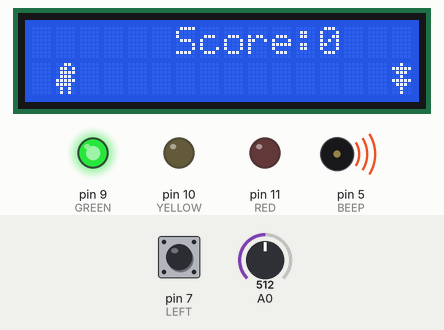
This sketch was run on a simulated Arduino Uno, built with avr-gcc and run on an emulated ATmega328P. Shown: 16×2 character LCD, output pins drawn as LEDs (lit = HIGH), buzzer (waves = sounding). The test bench sets the inputs (shaded band); at power-on: pin 7 (LEFT) HIGH, A0 = 512. Random numbers use the default seed unless the sketch sets one.

Above: at 1.3 s.
1.4 s: pin 7 (LEFT) pulled LOW for 0.15 s
At 1.5 s:
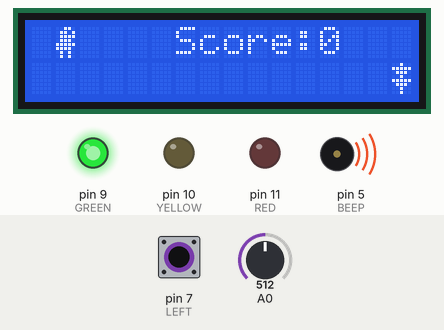
2.1 s: pin 7 (LEFT) pulled LOW for 3.2 s
At 5.5 s:
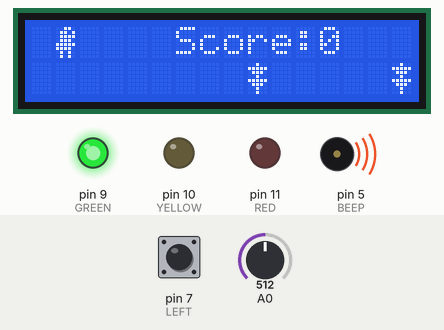
5.9 s: pin 7 (LEFT) pulled LOW for 1 s
At 6.3 s:
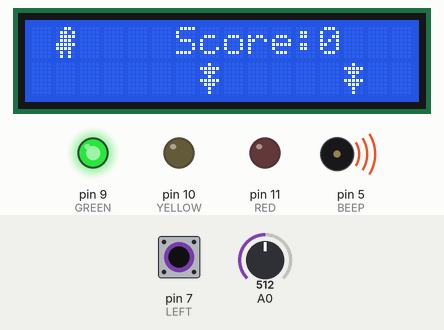
7.5 s: pin 7 (LEFT) pulled LOW for 0.15 s
At 8.0 s:
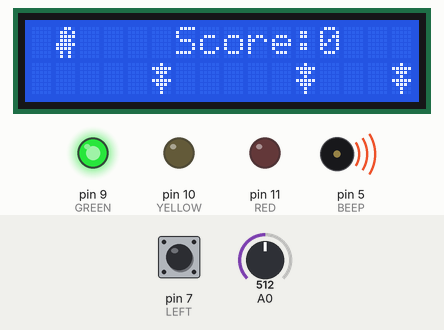
10.3 s: pin 7 (LEFT) pulled LOW for 1 s
At 11.42 s:
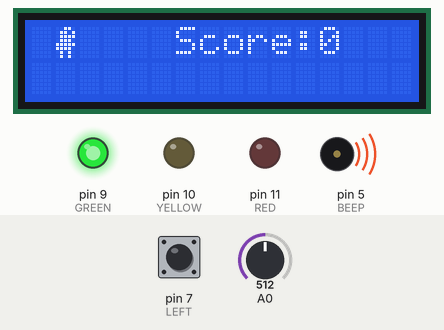
11.9 s: pin 7 (LEFT) driven LOW
At 15.25 s:
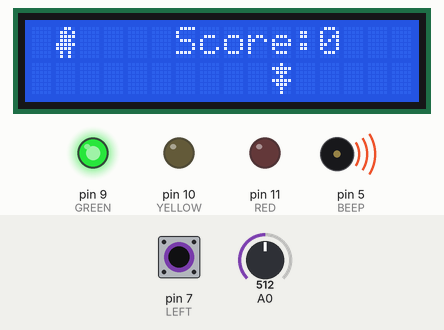
Timing chart, 0 to 19.5 s (numbered marks = the images above; inputs shaded):
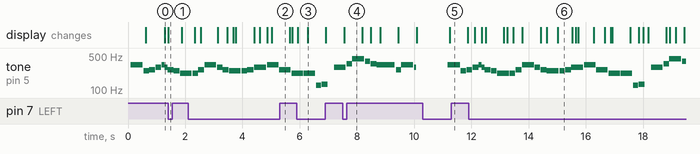

The sketch:

konzole.ino
```cpp
#include <Arduino.h>
// https://github.com/johnrickman/LiquidCrystal_I2C.git
#include <EEPROM.h>
#include <LiquidCrystal_I2C.h>
#include <Wire.h>

#include "music/tetris.h"

#define RED 11
#define YELLOW 10
#define GREEN 9

#define LEFT 7
#define RIGHT 6

#define BEEP 5

#define CHANGE_LEVEL 10

#define CLEAR 0
#define TREE 1
#define DINO 2
#define HEAD 3

// reset
void (*resetFunc)(void) = 0;

const char dino[8] PROGMEM = {0x06, 0x0D, 0x0F, 0x0E, 0x1F, 0x1E, 0x0A, 0x0A};
const char tree[8] PROGMEM = {0x04, 0x1F, 0x0E, 0x04, 0x1F, 0x0E, 0x04, 0x04};
const char clear[8] PROGMEM = {0x00, 0x00, 0x00, 0x00, 0x00, 0x00, 0x00, 0x00};
const char head[8] PROGMEM = {0x00, 0x0E, 0x15, 0x1F, 0x0E, 0x00, 0x0E, 0x00};

LiquidCrystal_I2C lcd(0x27, 16, 2);

int note = 0;
unsigned long int timerSong;
unsigned long int timerGame = 0;
unsigned long int timerDino = 0;
uint16_t fr;
uint16_t length;
byte octave = 0;
bool dinoGround = true;
uint16_t trees = 0;
byte difficulty = 0x7;
uint16_t refresh = 600;
uint16_t score = 0;
uint16_t maxScore;

void setup() {
  // LED setup
  pinMode(RED, OUTPUT);
  pinMode(YELLOW, OUTPUT);
  pinMode(GREEN, OUTPUT);
  digitalWrite(GREEN, HIGH);
  digitalWrite(YELLOW, LOW);
  digitalWrite(RED, LOW);
  // button setup
  pinMode(LEFT, INPUT_PULLUP);
  // pinMode(RIGHT, INPUT_PULLUP);
  // beep setup
  pinMode(BEEP, OUTPUT);
  // random setup
  randomSeed(analogRead(A0));
  // maxScore setup
  maxScore = EEPROM.read(1);
  maxScore <<= 8;
  maxScore |= EEPROM.read(0);
  // lcd setup
  lcd.init();
  lcd.createChar(DINO, dino);
  lcd.createChar(TREE, tree);
  lcd.createChar(CLEAR, clear);
  lcd.createChar(HEAD, head);
  lcd.backlight();
  // Serial setup
  // Serial.begin(9600);
  // start play music
  fr = pgm_read_word_near(song);
  timerSong = millis();
  tone(BEEP, fr);
  // game init
  showDino();
  printScore();
}

void loop() {
  sound();  // play music
  game();
}

void game() {
  if (digitalRead(LEFT) == LOW && dinoGround &&
      (millis() - timerDino) >= (refresh / 3)) {
    dinoGround = false;
    showDino();
    showTrees();
    timerDino = millis();
  }
  if (!dinoGround && (millis() - timerDino) >= ((refresh * 3) >> 1)) {
    dinoGround = true;
    showDino();
    timerDino = millis();
  }
  if (dinoGround && (trees & 0x4000)) {  // end
    lcd.setCursor(1, 0);
    lcd.write(CLEAR);
    lcd.setCursor(1, 1);
    lcd.write(HEAD);
    noTone(BEEP);
    if (score > maxScore) {
      EEPROM.write(0, byte(score));
      EEPROM.write(1, byte(score >> 8));
    }
    lcd.setCursor(3, 1);
    lcd.print(F("MaxScore:"));
    lcd.print(maxScore);
    delay(1000);
    while (digitalRead(LEFT))
      ;
    resetFunc();
  }
  if (millis() - timerGame >= refresh) {
    moveTrees();
    showTrees();
    timerGame = millis();
  }
}

void showDino() {
  if (dinoGround) {
    lcd.setCursor(1, 0);
    lcd.write(CLEAR);
    lcd.setCursor(1, 1);
  } else {
    lcd.setCursor(1, 0);
  }
  lcd.write(DINO);
}

void printScore() {
  lcd.setCursor(6, 0);
  lcd.print(F("Score:"));
  lcd.print(score);
}

void moveTrees() {
  if (random(0, 2) && (trees & difficulty) == 0) {
    trees <<= 1;
    trees |= 0x1;
  } else {
    trees <<= 1;
  }
  if (trees & 0x8000) {
    score++;
    printScore();
    if (score % CHANGE_LEVEL == 0 && difficulty > 1) {
      refresh -= 100;
      led();
      difficulty >>= 1;
    }
  }
}

void showTrees() {
  uint16_t mask = 0x8000;
  for (int i = 0; i < 16; i++) {
    if (!(dinoGround && mask == 0x4000)) {
      lcd.setCursor(i, 1);
      lcd.write(bool(trees & mask));
    }
    mask >>= 1;
  }
}

void led() {
  static byte l = 9;
  digitalWrite(l, LOW);
  l++;
  digitalWrite(l, HIGH);
}

void sound() {  // change tone if needed
  length = pgm_read_word_near(song + 2 * note + 1);
  if ((millis() - timerSong) >= length) {
    if (note == sizeof(song) / 4 - 1) {
      note = 0;
      octave = octave < POSUN ? octave + 1 : 0;
    } else {
      note++;
    }
    fr = pgm_read_word_near(song + 2 * note);
    timerSong = millis();
    if (fr != 0) {
      noTone(BEEP);
      delay(length >> 4);
      tone(BEEP, fr << octave);
    } else {
      noTone(BEEP);
    }
  }
}
```

tetris.h
```cpp
#pragma once
#include "tones.h"
// tetris song
// 140 bpm
#define CTVRT 428 // v ms
#define POSUN 3

const uint16_t song [] PROGMEM = {
    e1, CTVRT, h, CTVRT/2, c1, CTVRT/2, d1, CTVRT/2, e1, CTVRT/4, d1, CTVRT/4, c1, CTVRT/2, h, CTVRT/2,
    a, CTVRT, a, CTVRT/2, c1, CTVRT/2, e1, CTVRT, d1, CTVRT/2, c1, CTVRT/2,
    h, CTVRT, h, CTVRT/2, c1, CTVRT/2, d1, CTVRT, e1, CTVRT,
    c1, CTVRT, a, CTVRT, a, CTVRT, H, CTVRT/2, c, CTVRT/2,
    POMLKA, CTVRT/2, d1, CTVRT, f1, CTVRT/2, a1, CTVRT, g1, CTVRT/2, f1, CTVRT/2,
    e1, CTVRT + CTVRT/2, c1, CTVRT/2, e1, CTVRT, d1, CTVRT/2, c1, CTVRT/2,
    h, CTVRT, h, CTVRT/2, c1, CTVRT/2, d1, CTVRT, e1, CTVRT,
    c1, CTVRT, a, CTVRT, a, CTVRT, POMLKA, CTVRT,
    e1, CTVRT, h, CTVRT/2, c1, CTVRT/2, d1, CTVRT/2, e1, CTVRT/4, d1, CTVRT/4, c1, CTVRT/2, h, CTVRT/2,
    a, CTVRT, a, CTVRT/2, c1, CTVRT/2, e1, CTVRT, d1, CTVRT/2, c1, CTVRT/2,
    h, CTVRT, h, CTVRT/2, c1, CTVRT/2, d1, CTVRT, e1, CTVRT,
    c1, CTVRT, a, CTVRT, a, CTVRT, H, CTVRT/2, c, CTVRT/2,
    POMLKA, CTVRT/2, d1, CTVRT, f1, CTVRT/2, a1, CTVRT, g1, CTVRT/2, f1, CTVRT/2,
    e1, CTVRT + CTVRT/2, c1, CTVRT/2, e1, CTVRT, d1, CTVRT/2, c1, CTVRT/2,
    h, CTVRT, h, CTVRT/2, c1, CTVRT/2, d1, CTVRT, e1, CTVRT,
    c1, CTVRT, a, CTVRT, a, CTVRT, POMLKA, CTVRT,
    e, CTVRT*2, c, CTVRT*2,
    d, CTVRT*2, H, CTVRT*2,
    c, CTVRT*2, A, CTVRT*2,
    Ab, CTVRT*2, H, CTVRT*2,
    e, CTVRT*2, c, CTVRT*2,
    d, CTVRT*2, H, CTVRT, H, CTVRT,
    c, CTVRT, e, CTVRT, a, CTVRT, a, CTVRT,
    ab, CTVRT*3, h, CTVRT
};
```

tones.h
```cpp
#pragma once
// tones and its frequency
#define POMLKA	0
#define G   98
#define Ab  104
#define A   110
#define B   117
#define H   124
#define c   131
#define db  139
#define d   147
#define eb  156
#define e   165
#define f   175
#define gb  185
#define g   196
#define ab  208
#define a	220
#define b	233
#define h	247
#define c1	262
#define d1b	277
#define d1	294
#define e1b	311
#define e1	330
#define f1	349
#define g1b	370
#define g1	392
#define a1b	416
#define a1	440
#define b1	466
#define h1	494
#define c2	523
#define d2b	554
#define d2	587
#define e2b	622
#define e2	659
#define f2	698
#define g2b	740
#define g2	784
#define a2b	831
#define a2	880
#define b2	932
#define h2	988
#define c3	1047
#define d3b	1109
#define d3	1175
#define e3b	1245
#define e3	1319
#define f3	1397
#define g3b	1480
#define g3	1568
#define a3b	1661
#define a3	1760
#define b3	1865
#define h3	1976
#define c4	2093
#define d4b	2217
#define d4	2349
#define e4b	2489
#define e4	2637
#define f4	2794
#define g4b	2960
#define g4	3136
#define a4b	3322
#define a4	3520
#define b4	3729
#define h4	3951
#define c5	4186
#define d5b	4434
#define d5	4698
#define e5b	4978
#define e5	5274
#define f5	5588
#define g5b	5920
#define g5	6272
#define a5b	6644
#define a5	7040
#define b5	7458
#define h5	7902
#define c6	8372
#define d6b	8870
#define d6	9396
#define e6b	9956
#define e6	10548
#define f6	11176
#define g6b	11840
#define g6	12544
#define a6b	13288
```

Measured:
- after the input at 10.3 s, tone on pin 5 (BEEP): plays 330 Hz for 0.43 s, 247 Hz for 0.19 s, 262 Hz for 0.07 s, starting after 0.88 s; the display: changes after 0.95 s (image 5)
- by itself, tone on pin 5 (BEEP): plays 220 Hz for 0.19 s, 262 Hz for 0.20 s, 330 Hz for 0.42 s, 294 Hz for 0.19 s, 262 Hz for 0.20 s, 247 Hz for 0.41 s … (12 notes in this stretch)
- what the display in image 6 shows lasts 0.5 s, from 15.0 s to 15.5 s
